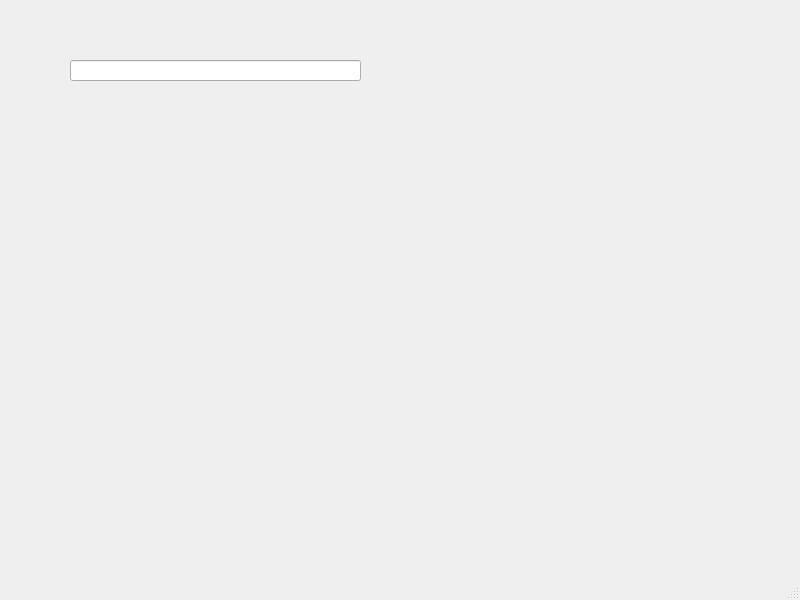
<?xml version="1.0" encoding="UTF-8"?>
<ui version="4.0">
 <class>MainWindow</class>
 <widget class="QMainWindow" name="MainWindow">
  <property name="geometry">
   <rect>
    <x>0</x>
    <y>0</y>
    <width>800</width>
    <height>600</height>
   </rect>
  </property>
  <property name="windowTitle">
   <string>MainWindow</string>
  </property>
  <widget class="QWidget" name="centralwidget">
   <widget class="QLineEdit" name="lineEdit">
    <property name="geometry">
     <rect>
      <x>70</x>
      <y>60</y>
      <width>291</width>
      <height>21</height>
     </rect>
    </property>
   </widget>
  </widget>
  <widget class="QMenuBar" name="menubar">
   <property name="geometry">
    <rect>
     <x>0</x>
     <y>0</y>
     <width>800</width>
     <height>24</height>
    </rect>
   </property>
  </widget>
  <widget class="QStatusBar" name="statusbar"/>
 </widget>
 <resources/>
 <connections/>
</ui>
